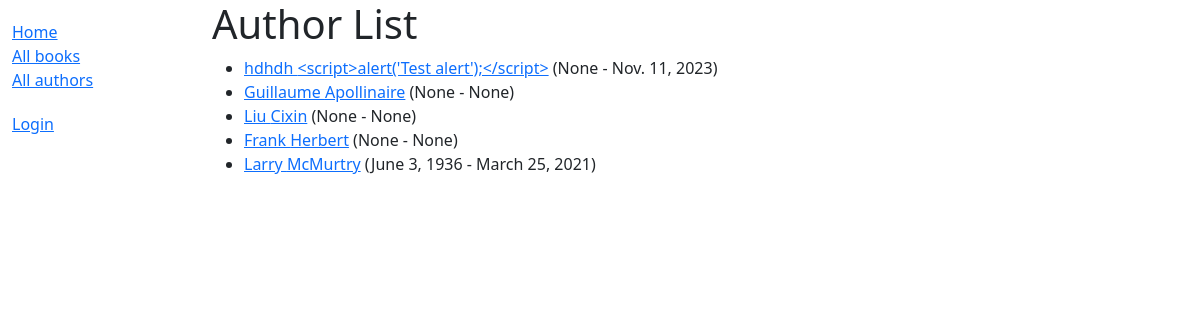
Screenshot of /catalog/authors/ with the database file from the repository.
### catalog/models.py (models this page shows, shortened)
class Author(models.Model):
    first_name = models.CharField(max_length=100)
    last_name = models.CharField(max_length=100)
    date_of_birth = models.DateField(null=True, blank=True)
    date_of_death = models.DateField('Died', null=True, blank=True)
    class Meta:
        ordering = ['last_name', 'first_name']
    def get_absolute_url(self):
        return reverse('author-detail', args=[str(self.id)])

### catalog/views.py (the view)
# urls.py: path('authors/', views.AuthorListView.as_view(), name='authors'),
class AuthorListView(generic.ListView):
	model = Author

### catalog/templates/catalog/author_list.html
{% extends "base_generic.html" %}
{% block content %}
    <h1>Author List</h1>
    {% if author_list %}
        <ul>
            {% for author in author_list %}
                <li><a href="{{ author.get_absolute_url }}">{{ author.first_name }} {{ author.last_name }}</a> ({{ author.date_of_birth }} - {{ author.date_of_death }})</li>
            {% endfor %}
        </ul>
    {% else %}
        <p>There are no authors.</p>
    {% endif %}
{% endblock %}

### rows the page displays
Author: first_name "hdhdh", last_name "<script>alert('Test alert');</script>", date_of_birth "None", date_of_death "Nov. 11, 2023"
Author: first_name "Guillaume", last_name "Apollinaire", date_of_birth "None", date_of_death "None"
Author: first_name "Liu", last_name "Cixin", date_of_birth "None", date_of_death "None"
Author: first_name "Frank", last_name "Herbert", date_of_birth "None", date_of_death "None"
Author: first_name "Larry", last_name "McMurtry", date_of_birth "June 3, 1936", date_of_death "March 25, 2021"
